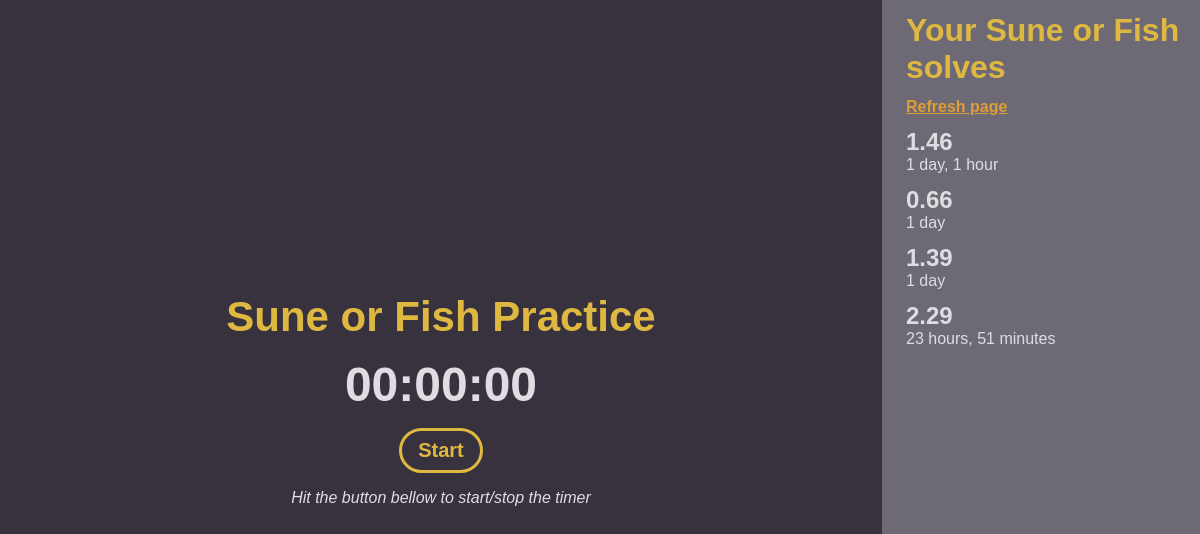
/practice/3 (signed in), run on the app's committed database.
### main/models.py (models this page shows, shortened)
class Algorithm(models.Model):
    name = models.CharField(max_length=100)
    category = models.CharField(max_length=3, choices=CATEGORY)
    moves = models.CharField(max_length=255)
    description = models.TextField(default="")
    creator = models.ForeignKey(User, on_delete=models.CASCADE)
    created_at = models.DateTimeField(auto_now_add=True)
    yes_count = models.IntegerField(default=0)
    no_count = models.IntegerField(default=0)
    voters = models.ManyToManyField(User, related_name="voters", blank=True)

class Solve(models.Model):
    user = models.ForeignKey(User, on_delete=models.CASCADE)
    time = models.FloatField()
    algorithm = models.ForeignKey(Algorithm, on_delete=models.CASCADE)
    timestamp = models.DateTimeField(auto_now_add=True)

### main/views.py (the view)
# urls.py: path('practice/<int:id>', views.practice_page, name="practice"),
def practice_page(request, id):
    algorithm = models.Algorithm.objects.get(id=id)
    if not request.user.is_authenticated:
        solves = None
    else:
        solves = models.Solve.objects.filter(user=request.user, algorithm=algorithm)
    return render(request, 'practice.html', {
        "algorithm": algorithm,
        "solves": solves,
    })

### main/templates/practice.html (shortened to what this page needs)
{% extends 'layout.html' %}
{% load static %}
{% block css %} <link rel="stylesheet" href="{% static 'styles/practice.css' %}"> {% endblock %}
{% block body %}
    <div class="container">
        <div class="algorithm-container">
            <h1 id="algorithm-title">{{ algorithm.name }} Practice</h1>
            <h1 id="timer" data-algorithm-id="{{ algorithm.id }}">
                <span id="minute">00</span>:<span id="second">00</span>:<span id="milisecond">00</span>
            </h1>
            <button id="timer-btn">Start</button>
            <p id="info">Hit the button bellow to start/stop the timer</p>
        </div>
        {% if request.user.is_authenticated %}
            <div class="solve-container">
                <h1 class="title">Your {{ algorithm.name }} solves</h1>
                <a class="refresh" href="{% url 'practice' algorithm.id %}">Refresh page</a>
                {% if solves %}
                    {% for solve in solves %}
                        <div class="solve">
                            <h3 class="time">{{ solve.time|floatformat:2 }}</h3>
                            <p class="timestamp">{{ solve.timestamp|timesince }}</p>
                        </div>
                    {% endfor %}
                {% endif %}
            </div>
        {% endif %}
    </div>
{% endblock %}

### main/static/styles/practice.css (style rules this page uses)
:root { --background: #37323E; --primary: #DEB841; --secondary: #DE9E36; --text: #e0dde2; --middle: #6D6A75; }
* { margin: 0; padding: 0; font-family: Arial, Helvetica, sans-serif; text-decoration: none; }
html, body { background-color: var(--background); color: var(--text); height: 100%; }
.container { display: flex; align-items: center; justify-content: center; height: 100%; }
.algorithm-container { text-align: center; width: 75%; }
#algorithm-title { font-size: 42px; color: var(--primary); margin-bottom: 16px; }
#timer { font-size: 48px; margin-bottom: 16px; }
#timer-btn { border: 3px solid var(--primary); font-size: 20px; color: var(--primary); background-color: var(--background); padding: 8px 16px; font-weight: bold; border-radius: 24px; margin-bottom: 16px; }
#info { font-style: italic; }
.solve-container { background-color: var(--middle); height: 100%; padding: 24px 0px 0px 24px; width: 25%; }
.title { color: var(--primary); margin-bottom: 12px; }
.refresh { color: var(--secondary); margin-bottom: 16px; text-decoration: underline; font-weight: bold; }
.solve { margin: 12px 0; }
.time { font-size: 24px; }

### data on the page
Algorithm: name "Sune or Fish"
Solve: time "1.46", timestamp "1 day, 1 hour"
Solve: time "0.66", timestamp "1 day"
Solve: time "1.39", timestamp "1 day"
Solve: time "2.29", timestamp "23 hours, 51 minutes"
